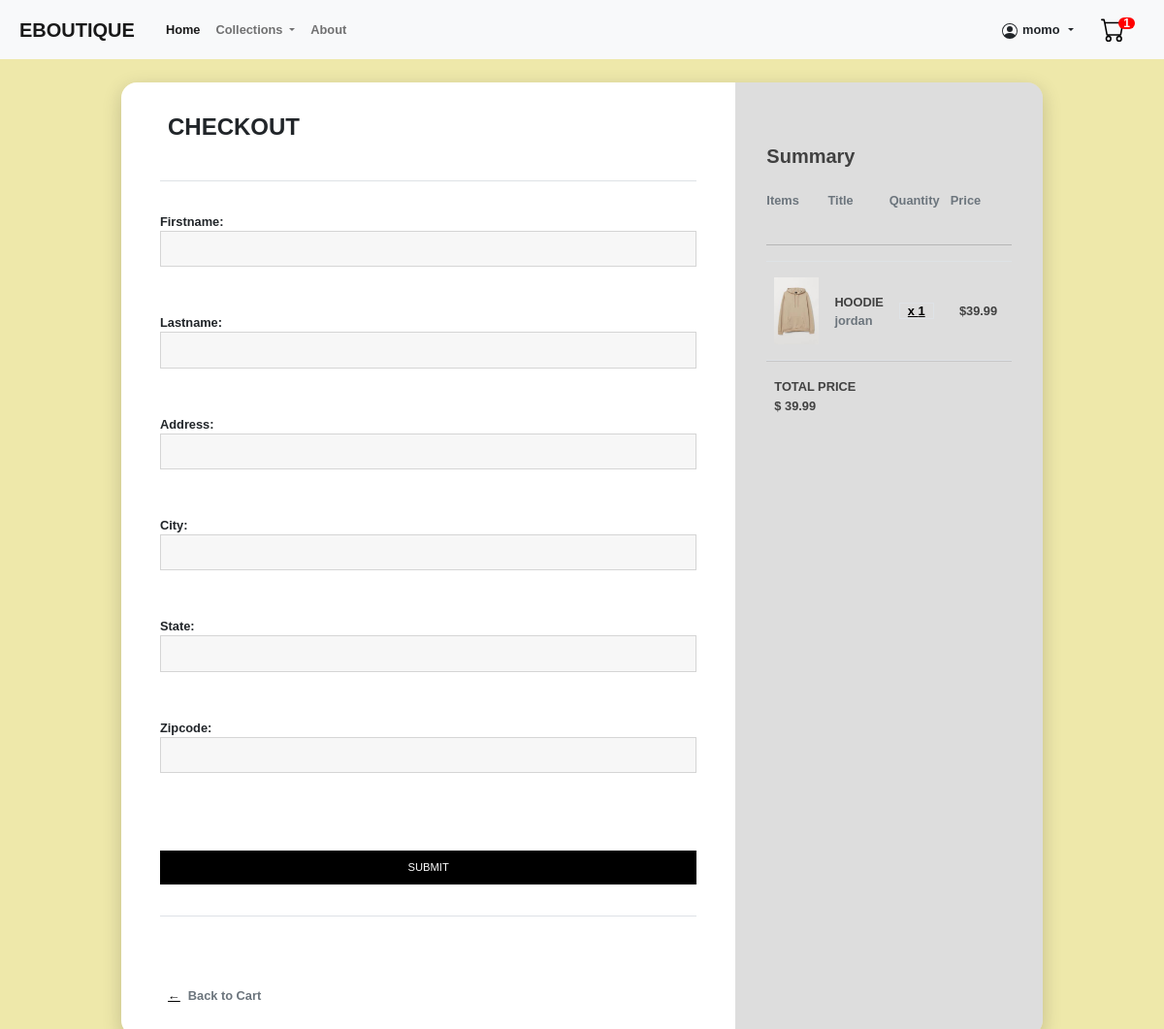
Page /client/checkout/ (signed in) on the earlier database version.
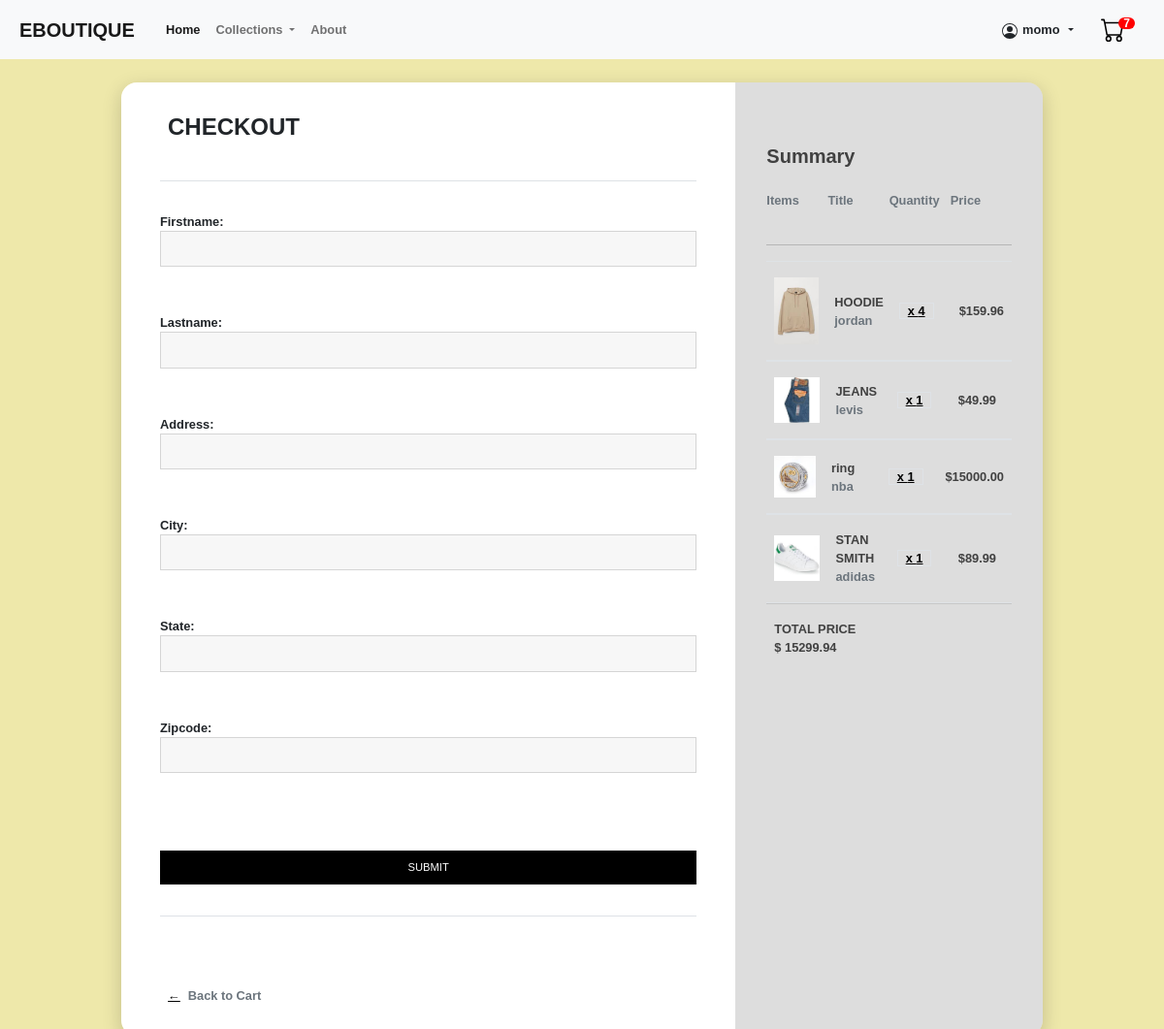
Same page on the later database version.
### client/models.py (models this page shows, shortened)
class Order(models.Model):
    customer = models.ForeignKey(Customer, on_delete=models.SET_NULL, null=True)
    orderdate = models.DateTimeField(auto_now_add=True)
    completed = models.BooleanField(default=False)
    @property
    def get_cart_total(self):
        orderitems = self.orderitem_set.all()
        total = sum([item.get_total for item in orderitems])
        return total
    @property
    def get_cart_items(self):
        orderitems = self.orderitem_set.all()
        total = sum([item.quantity for item in orderitems])
        return total

class OrderItem(models.Model):
    order = models.ForeignKey(Order, on_delete=models.CASCADE)
    product = models.OneToOneField(Product, on_delete=models.SET_NULL, null=True)
    quantity = models.PositiveSmallIntegerField(default=0, null=True)
    @property
    def get_total(self):
        total = self.quantity * self.product.price
        return total

### eboutique/models.py (models this page shows, shortened)
class Product(models.Model):
    collection = models.ForeignKey(Collection, on_delete=models.CASCADE) # put 'Collection' in case the function is underneath
    brand = models.ForeignKey(Brand, on_delete=models.CASCADE)
    title = models.CharField(max_length=100)
    description = models.TextField(null=True, blank=True)
    price = models.DecimalField(max_digits=7, decimal_places=2)
    image = models.ImageField(null=True)
    inventory = models.IntegerField()
    @property
    def imageURL(self):
        try:
            url = self.image.url
        except:
            url = ''
        return url

class Brand(models.Model):
    name = models.CharField(max_length=100, unique=True)
    def __str__(self):
        return self.name

### client/views.py (the view, shortened to what this page needs)
# urls.py: path('checkout/', views.checkout, name='checkout'),
def checkout(request):
    if request.user.is_authenticated:
        try:
            customer = request.user.customer
        except:
            customer = Customer.objects.create(user=request.user)
        order, created = Order.objects.get_or_create(customer=customer, completed=False)
        items = order.orderitem_set.all()
    else:
        items = []
    try:
        shippingaddress = ShippingAddress.objects.get(customer=request.user.customer)
        form = ShippingForm(instance=shippingaddress)
    except:
        shippingaddress = None
        form = ShippingForm()
    context = {'items':items, 'customer':customer, 'order':order, "form": form}
    return render(request, 'client/checkout.html', context)

### client/forms.py
class ShippingForm(ModelForm):
    class Meta:
        model = ShippingAddress
        fields = ['firstname', 'lastname', 'address', 'city', 'state', 'zipcode']

### templates/client/checkout.html (shortened to what this page needs)
{% extends "base.html" %}
{% block content %}
<div class="cart-card">
    <div class="cart-row-container">
        <div class="col-md-8 cart">
            <div class="cart-title">
                <div class="cart-row">
                    <div class="cart-col">
                        <h4><b>CHECKOUT</b></h4>
                    </div>
                </div>
            </div>
            <div class="cart-row border-top border-bottom">
                <div class="cart-row main align-items-center">
                    <div class="comment-form">
                        <form action="" method="POST">
                            {{ form.as_p}}
                            <button class="btn btn-dark" type="submit" value="submit">SUBMIT</button>
                        </form>
                    </div>
                </div>
            </div>
            <div class="back-to-shop"><a href="{% url 'cart' %}">&leftarrow;</a><span class="text-muted">Back to Cart</span></div>
        </div>
        <div class="col-md-4 summary">
            <div>
                <h5><b>Summary</b></h5>
            </div>
            <div class="cart-row cart-it main align-items-center">
                <div class="cart-col-title text-muted">Items</div>
                <div class="cart-col-title text-muted">Title</div>
                <div class="cart-col-title text-muted">Quantity</div>
                <div class="cart-col-title text-muted">Price</div>
            </div>
            <hr>
            <div class="cart-row">
                {% for item in items%}
                <div class="cart-row border-top border-bottom">
                    <div class="cart-row cart-it main align-items-center">
                        <div class="cart-col"><img class="img-fluid" src="{{item.product.imageURL}}"></div>
                        <div class="cart-col brand-title">
                            <div class="cart-row">{{item.product.title}}</div>
                            <div class="cart-row text-muted">{{item.product.brand}}</div>
                        </div>
                        <div class="cart-col">
                            <a href="#" class="border">x {{item.quantity}}</a>
                        </div>
                        <div class="cart-col">&dollar;{{item.get_total}}</div>
                    </div>
                </div>
                {% endfor %}
            </div>
            <div class="cart-row" style="border-top: 1px solid rgba(0,0,0,.1); padding: 2vh 0;">
                <div class="cart-col">TOTAL PRICE</div>
                <div class="cart-col text-right">&dollar; {{order.get_cart_total}}
            </div>
        </div>
    </div>
</div>
{% endblock %}

### templates/base.html (shortened to what this page needs)
<!DOCTYPE html>
{% load static %}
<link rel="stylesheet" type="text/css" href="{% static 'base.css' %}" />
<link rel="stylesheet" type="text/css" href="{% static 'eboutique/css/bootstrap.css' %}" />
<link rel="stylesheet" type="text/css" href="{% static 'eboutique/css/home.css' %}" />
<link rel="stylesheet" type="text/css" href="{% static 'client/css/cart.css' %}" />
<html lang="en">
<head>
</head>
<body>
    <header>
        <nav class="navbar navbar-expand-lg navbar-light bg-light">
            <div class="container-fluid">
              <a class="navbar-brand" href="/eboutique/">EBOUTIQUE</a>
              <div class="collapse navbar-collapse" id="navbarSupportedContent">
                <ul class="navbar-nav me-auto mb-2 mb-lg-0">
                  <li class="nav-item">
                    <a class="nav-link active" aria-current="page" href="/eboutique/">Home</a>
                  </li>
                  <li class="nav-item dropdown">
                    <a class="nav-link dropdown-toggle" href="#" id="navbarDropdown" role="button" data-bs-toggle="dropdown" aria-expanded="false">
                      Collections
                    </a>
                  </li>
                  <li class="nav-item">
                    <a class="nav-link" href="#">About</a>
                  </li>
                </ul>
                <div class="nav-item item-login">
                  {% if request.user.is_authenticated %}
                    <div class="dropdown">
                      <div class="user-logo dropdown-toggle" href="#" id="navbarDropdown" role="button" data-bs-toggle="dropdown" aria-expanded="false">
                        <i class="bi bi-person-circle">
                        </i>
                        <div>{{request.user.username}}</div>
                      </div>
                    </div>
                    <div>
                      <a href="{% url 'cart' %}">
                        <span class='badge badge-warning' id='lblCartCount'> {{order.get_cart_items}}</span>
                      </a>
                    </div>
                  {% else %}
                    <a class="nav-link" href="{% url 'login' %}">Login</a>
                  {% endif %}
                </div>
              </div>
            </div>
          </nav>
    </header>
    {% block content %}
    {% endblock %}
</body>
</html>

Differences in the rows shown:
changed through a linked row, Order: get_cart_items "1" → "7"; get_cart_total "39.99" → "15299.94"
changed OrderItem "HOODIE": quantity "1" → "4"; get_total "39.99" → "159.96"
added OrderItem: product.imageURL (picture), product "JEANS", product.brand "levis", quantity "1", get_total "49.99"
added OrderItem: product.imageURL (picture), product "ring", product.brand "nba", quantity "1", get_total "15000.00"
added OrderItem: product.imageURL (picture), product "STAN SMITH", product.brand "adidas", quantity "1", get_total "89.99"
